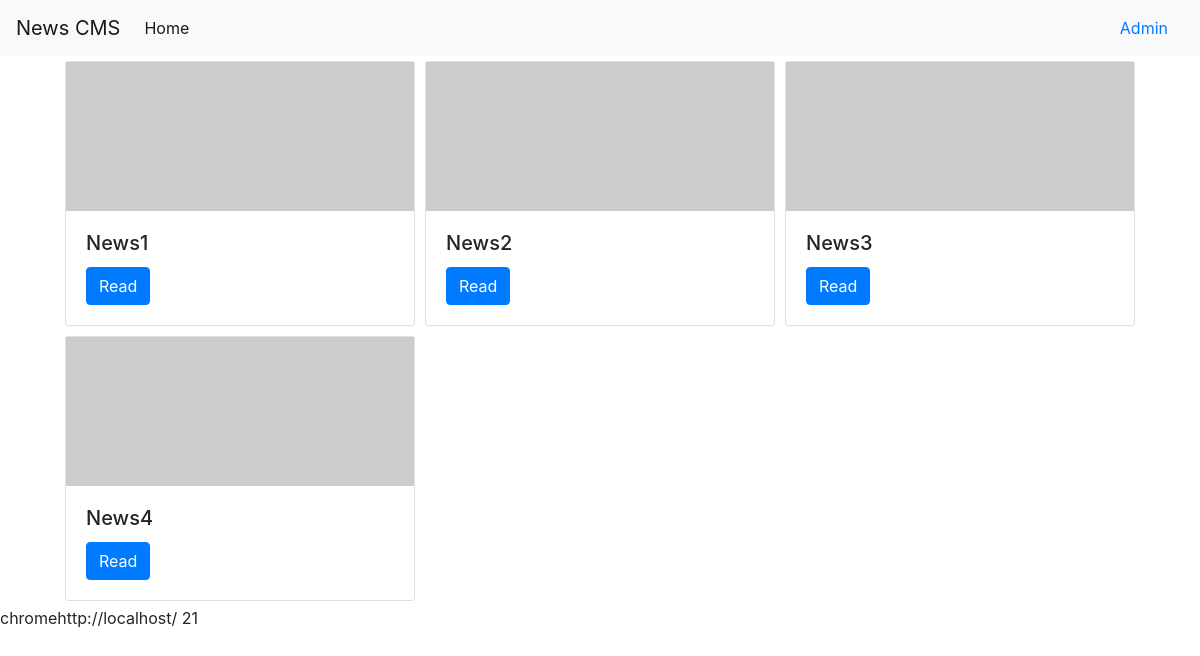
The page / on the database its author committed.
### tables this page shows
CREATE TABLE `news` (
  `id` int(10) NOT NULL,
  `title` varchar(20) NOT NULL,
  `content` text NOT NULL
);

CREATE TABLE `tracking` (
  `access_page` varchar(100) NOT NULL,
  `access_counter` int(100) NOT NULL
);

### index.php (the view, shortened to what this page needs)
<?php include "header.php"; ?>
<?php
$servername = "localhost";
$username = "root";
$password = "";
$dbname = "cms";
$conn = new mysqli($servername, $username, $password, $dbname);
$sql = "SELECT id, title, content FROM news";
$result = mysqli_query($conn, $sql);
?>
<div class="container">
<?php
if (mysqli_num_rows($result) > 0) {
    while($row = mysqli_fetch_assoc($result)) { ?>
		<div class="card">
			<img src="https://via.placeholder.com/350x150" class="img-fluid" alt="Responsive image">
			<div class="card-body">
			<h5 class="card-title"><?php echo $row["title"] ?></h5>
			<a href="http://localhost/news.php?id=<?php echo $row["id"] ?>" class="btn btn-primary">Read</a>
			</div>
		</div>
<?php
}
} else {
echo "0 results";
}
?>
</div>
<?php
  $page_name = "Homepage";
?>
<?php
function visitor($record) {
	$db_host = "localhost";
	$db_username = "root";
	$db_password = "";
	$db_name = "cms";
	$db_table = "tracking";
	$counter_page = "access_page";
	$counter_field = "access_counter";
	$db = mysqli_connect ($db_host, $db_username, $db_password, $db_name) or die("Host or database not accessible");
	$sql_call = "INSERT INTO ".$db_table." (".$counter_page.", ".$counter_field.") VALUES ('".$record."', 1) ON DUPLICATE KEY UPDATE ".$counter_field." = ".$counter_field." + 1";
	mysqli_query($db, $sql_call) or die("Error while entering");
	$sql_call = "SELECT ".$counter_field. " FROM ".$db_table." WHERE ".$counter_page. " = '".$record. "'";
	$sql_result = mysqli_query($db, $sql_call) or die("SQL request failed ");
	$row = mysqli_fetch_assoc($sql_result);
	$x = $row[$counter_field];
	return $x;
  }
?>
<?php
function get_browsers()
{
    $browser = '';
    $ua = strtolower($_SERVER['HTTP_USER_AGENT']);
    if (preg_match('~(?:msie ?|trident.+?; ?rv: ?)(\d+)~', $ua, $matches)) $browser = 'ie ie'.$matches[1];
    elseif (preg_match('~(safari|chrome|firefox)~', $ua, $matches)) $browser = $matches[1];
	$referer = $_SERVER['HTTP_REFERER'];
	$sql = "INSERT INTO stats (browser, referer) VALUES ('$browser', '$referer')";
    return $browser;
}
echo get_browsers();
echo $_SERVER['HTTP_REFERER'];
?>
<?php
$access_number = visitor($page_name);
echo $access_number;
?>
<?php include "footer.php"; ?>

### header.php (shortened to what this page needs)
<!doctype html>
<html>
  <head>
    <link rel="stylesheet" href="https://stackpath.bootstrapcdn.com/bootstrap/4.2.1/css/bootstrap.min.css">
	<link rel="stylesheet" href="http://localhost/main.css">
  </head>
  <body>
<nav class="navbar navbar-expand-lg navbar-light bg-light">
  <a class="navbar-brand" href="#">News CMS</a>
  <div class="collapse navbar-collapse" id="navbarSupportedContent">
	<ul class="navbar-nav mr-auto">
	  <li class="nav-item active">
		<a class="nav-link" href="http://localhost">Home<span class="sr-only">(current)</span></a>
	  </li>
	</ul>
<a class="nav-link" href="http://localhost/admin">Admin</a>
  </div>
</nav>

### footer.php (shortened to what this page needs)
</body>
</html>

### main.css (style rules this page uses)
.container { max-width:1110px; margin:auto; display: flex; flex-wrap: wrap; }
.card { width:350px; margin:5px; }

### rows shown on the page
news: title "News1"
news: title "News2"
news: title "News3"
news: title "News4"
tracking: access_counter "21"

### other values the page prints
get_browsers() "chrome"
$_SERVER['HTTP_REFERER'] "http://localhost/"
